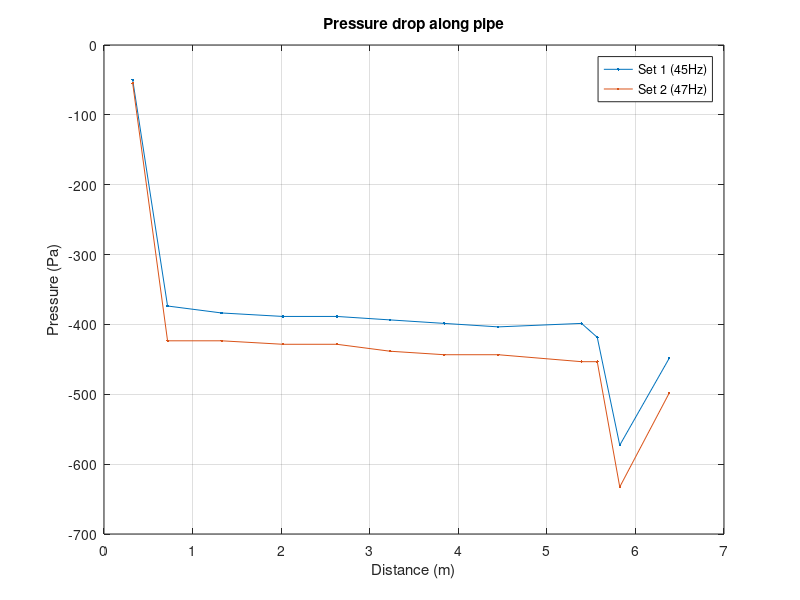
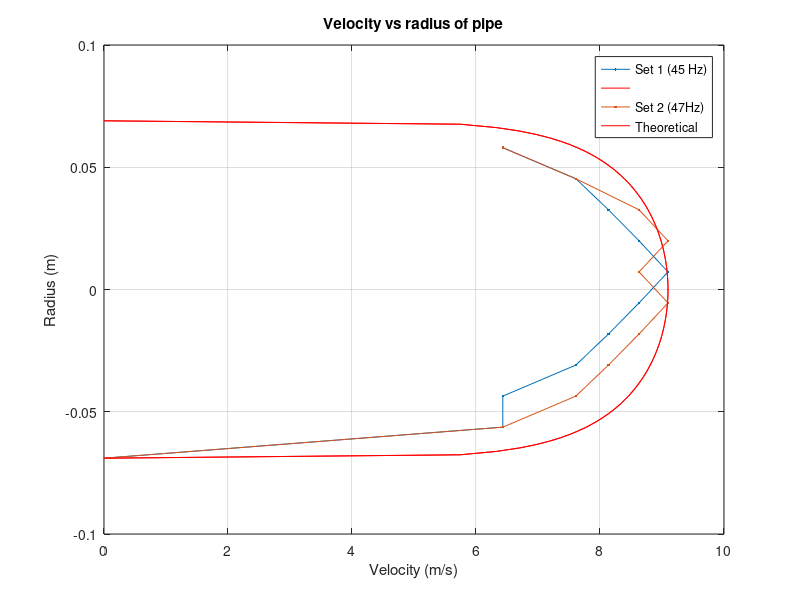

The MATLAB script that drew these images, in order: (Note: this script raises an error after producing the figures.)
clc
clear
close all

set(0,'DefaultFigureWindowStyle','docked')

%% 0 | Data

set(1).freq = 45;                                                                                       % Hz
set(1).x = [12.75, 28.25, 52.25, 79.5, 103.5, 127.25, 151.25, 175.25, 212.25, 219.25, 229.25, 251.25];  % in.
set(1).p = [0.2, 1.5, 1.54, 1.56, 1.56, 1.58, 1.6, 1.62, 1.6, 1.68, 2.3, 1.8];                          % in.H20
set(1).r = [1, 1.5, 2, 2.5, 3, 3.5, 4, 4.5, 5, 5.5, 6]; 
set(1).delp = [0, 0.1, 0.1, 0.14, 0.16, 0.18, 0.2, 0.18, 0.16, 0.14, 0.1];

set(2).freq = 47;                                                                                       % Hz
set(2).x = [12.75, 28.25, 52.25, 79.5, 103.5, 127.25, 151.25, 175.25, 212.25, 219.25, 229.25, 251.25];  % in.
set(2).p = [0.22, 1.7, 1.7, 1.72, 1.72, 1.76, 1.78, 1.78, 1.82, 1.82, 2.54, 2];                         % in.H20
set(2).r = [1, 1.5, 2, 2.5, 3, 3.5, 4, 4.5, 5, 5.5, 6]; 
set(2).delp = [0, 0.1, 0.14, 0.16, 0.18, 0.2, 0.18, 0.2, 0.18, 0.14, 0.1];

u_mano = 0.01;
rho = 1.204;    % kg/m^3
da = 138/1000;  % m
db = 90/1000;   % m

%% 1 | Conversions and Pressure along Pipe

convx = 1/39.37;    % m
convp = 249.08;     % Pa

for i = 1 : length(set)
    set(i).x = set(i).x .* convx;
    set(i).p = set(i).p .* convp;

    plot(set(i).x, -set(i).p, '.-')
    hold on 
end

title('Pressure drop along pipe')
xlabel('Distance (m)')
ylabel('Pressure (Pa)')
legend('Set 1 (45Hz)', 'Set 2 (47Hz)')
grid on
hold off

%% 2 | Flow Rate using Venturi vs. Flow Rate using Pitot

for i = 1: length(set)
    % Venturi flow rate
    set(i).ventdelp = set(i).p(11) - set(i).p(10);
    set(i).Umean = sqrt( (2/(((da/db)^4) - 1)).*(set(i).ventdelp/rho) );
    set(i).venturiQ = set(i).Umean .* (pi()*(db/2)^2);

    % Pitot flow rate
    set(i).delp = set(i).delp .* convp;
    set(i).r = (set(i).r - 1) .* convx - da/2;
    set(i).vel = sqrt( 2*(set(i).delp/rho) );
    set(i).pitotQ = pi() .* ( set(i).vel * set(i).r(11) );
end

%% 3 | Theoretical and experimental velocity profiles in pipe

figure;
for i = 1: length(set)
    plot(set(i).vel, set(i).r, '.-')
    hold on

    set(i).velmax = max(set(i).vel);
    n = 7;
    r = linspace(-da/2, da/2, 100);
    set(i).veltheor = set(i).velmax * ( 1 - ((r).^2)/((da/2)^2) ).^(1/n);
    plot(set(i).veltheor, r, 'r')
end

title('Velocity vs radius of pipe')
xlabel('Velocity (m/s)')
ylabel('Radius (m)')
legend('Set 1 (45 Hz)', '', 'Set 2 (47Hz)', 'Theoretical')
grid on
hold off

%% 4 | Error in Venturi flow rate, Pitot velocity profile

figure;
syms ventdelp delp
for i = 1: length(set)
    % Venturi flow rate error
    venturiQ = sqrt( (2/(((da/db)^4) - 1)).*(ventdelp/rho) ) * (pi()*(db/2)^2);
    pventdelp = subs(diff(venturiQ, ventdelp), ventdelp, set(i).ventdelp);

    venturiQ_err = sqrt( (pventdelp .* u_mano).^2 );
    venturiQ_err = double(venturiQ_err)

    % Pitot velocity profile error
    vel = sqrt( 2*(delp/rho) );
    pdelp = subs(diff(vel, delp), delp, set(i).delp(2:11));

    pdelp_err = sqrt( (pdelp*u_mano).^2 );
    pdelp_err = double(pdelp_err)
    
    errorbar(set(i).vel(2:11), set(i).r(2:11), pdelp_err, 'horizontal')
    hold on
    plot(set(i).veltheor, r, 'r')
end

title('Velocity vs radius of pipe errorbars')
xlabel('Velocity (m/s)')
ylabel('Radius (m)')
legend('Set 1 (45 Hz)', '', 'Set 2 (47Hz)', 'Theoretical')
grid on
hold off